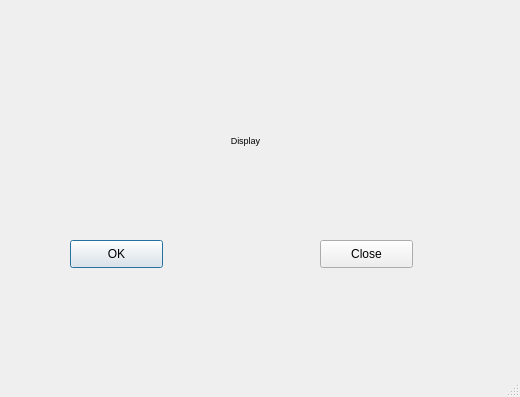
<?xml version="1.0" encoding="UTF-8"?>
<ui version="4.0">
 <class>Dialog</class>
 <widget class="QDialog" name="Dialog">
  <property name="geometry">
   <rect>
    <x>0</x>
    <y>0</y>
    <width>520</width>
    <height>397</height>
   </rect>
  </property>
  <property name="windowTitle">
   <string>Dialog</string>
  </property>
  <property name="sizeGripEnabled">
   <bool>true</bool>
  </property>
  <widget class="QPushButton" name="Button_OK">
   <property name="geometry">
    <rect>
     <x>70</x>
     <y>240</y>
     <width>93</width>
     <height>28</height>
    </rect>
   </property>
   <property name="text">
    <string>OK</string>
   </property>
  </widget>
  <widget class="QPushButton" name="Button_Close">
   <property name="geometry">
    <rect>
     <x>320</x>
     <y>240</y>
     <width>93</width>
     <height>28</height>
    </rect>
   </property>
   <property name="text">
    <string>Close</string>
   </property>
  </widget>
  <widget class="QLabel" name="label">
   <property name="geometry">
    <rect>
     <x>140</x>
     <y>110</y>
     <width>211</width>
     <height>61</height>
    </rect>
   </property>
   <property name="font">
    <font>
     <pointsize>7</pointsize>
    </font>
   </property>
   <property name="layoutDirection">
    <enum>Qt::LeftToRight</enum>
   </property>
   <property name="text">
    <string>Display</string>
   </property>
   <property name="alignment">
    <set>Qt::AlignCenter</set>
   </property>
  </widget>
 </widget>
 <resources/>
 <connections>
  <connection>
   <sender>Button_Close</sender>
   <signal>clicked()</signal>
   <receiver>Dialog</receiver>
   <slot>close()</slot>
   <hints>
    <hint type="sourcelabel">
     <x>364</x>
     <y>253</y>
    </hint>
    <hint type="destinationlabel">
     <x>373</x>
     <y>299</y>
    </hint>
   </hints>
  </connection>
 </connections>
</ui>
